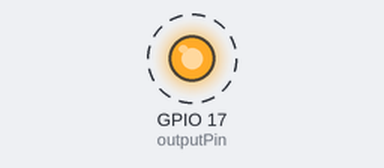
A sketch run on a simulated ESP32. Shown: output pins drawn as LEDs (lit = HIGH). Dashed ring = blinking.

Above: at 0.1 s.
Timing chart, 0 to 3.0 s (numbered marks = the images above):
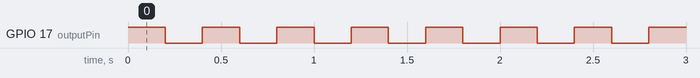

Measured:
- by itself, GPIO 17 (outputPin): alternates HIGH for 0.20 s and LOW for 0.20 s

The sketch:

portadora_moduladora.ino
```cpp
const int outputPin = 17; // GPIO 21 na ESP32
const int bitDuration = 200; // 200 milissegundos por bit (0.2s)
byte mensagem = 0b10101010;

#define FREQ 125000   // Frequência da portadora
#define RESOLUTION 1 // 8 bits de resolução do PWM

void setup() {
  Serial.begin(115200);

  // Configura PWM para o pino 17 (canal 0)
  bool success1 = ledcAttach(outputPin, FREQ, RESOLUTION);
  if (!success1) {
    Serial.println("Falha ao configurar o PWM no pino 17");
  }

}

void loop() {
  for (int i = 7; i >= 0; i--) {
    int bit = (mensagem >> i) & 1;

    if (bit == 1) {
      ledcWrite(outputPin, 1); // Liga PWM
    } else {
      ledcWrite(outputPin, 0); // Desliga PWM
    }

    delay(bitDuration); // tempo de cada bit para facilitar a visualização
  }

  //delay(1000); // espera 1 segundo antes de repetir a sequência
}
```
